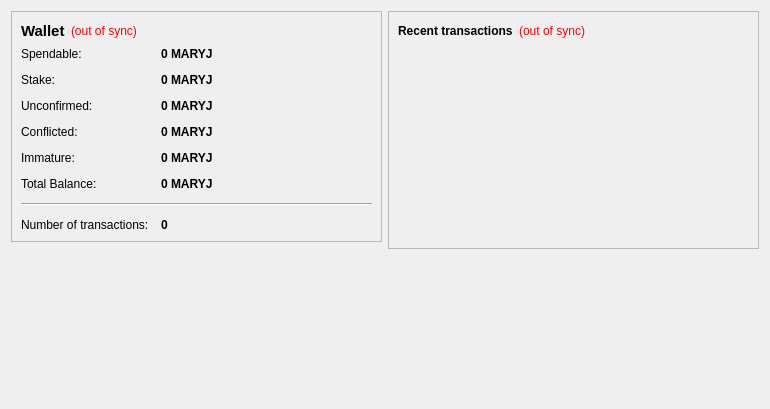
<?xml version="1.0" encoding="UTF-8"?>
<ui version="4.0">
 <class>OverviewPage</class>
 <widget class="QWidget" name="OverviewPage">
  <property name="geometry">
   <rect>
    <x>0</x>
    <y>0</y>
    <width>770</width>
    <height>409</height>
   </rect>
  </property>
  <property name="windowTitle">
   <string>Form</string>
  </property>
  <layout class="QHBoxLayout" name="horizontalLayout" stretch="1,1">
   <item>
    <layout class="QVBoxLayout" name="verticalLayout_2">
     <item>
      <widget class="QFrame" name="frame">
       <property name="frameShape">
        <enum>QFrame::StyledPanel</enum>
       </property>
       <property name="frameShadow">
        <enum>QFrame::Raised</enum>
       </property>
       <layout class="QVBoxLayout" name="verticalLayout_4">
        <item>
         <layout class="QHBoxLayout" name="horizontalLayout_4">
          <item>
           <widget class="QLabel" name="label_5">
            <property name="font">
             <font>
              <pointsize>11</pointsize>
              <weight>75</weight>
              <bold>true</bold>
             </font>
            </property>
            <property name="text">
             <string>Wallet</string>
            </property>
           </widget>
          </item>
          <item>
           <widget class="QLabel" name="labelWalletStatus">
            <property name="toolTip">
             <string>The displayed information may be out of date. Your wallet automatically synchronizes with the MaryJaneCoin network after a connection is established, but this process has not completed yet.</string>
            </property>
            <property name="styleSheet">
             <string notr="true">QLabel { color: red; }</string>
            </property>
            <property name="text">
             <string notr="true">(out of sync)</string>
            </property>
            <property name="alignment">
             <set>Qt::AlignLeading|Qt::AlignLeft|Qt::AlignVCenter</set>
            </property>
           </widget>
          </item>
          <item>
           <spacer name="horizontalSpacer_2">
            <property name="orientation">
             <enum>Qt::Horizontal</enum>
            </property>
            <property name="sizeHint" stdset="0">
             <size>
              <width>40</width>
              <height>20</height>
             </size>
            </property>
           </spacer>
          </item>
         </layout>
        </item>
        <item>
         <layout class="QFormLayout" name="formLayout_2">
          <property name="fieldGrowthPolicy">
           <enum>QFormLayout::AllNonFixedFieldsGrow</enum>
          </property>
          <property name="horizontalSpacing">
           <number>12</number>
          </property>
          <property name="verticalSpacing">
           <number>12</number>
          </property>
          <item row="0" column="0">
           <widget class="QLabel" name="label">
            <property name="text">
             <string>Spendable:</string>
            </property>
           </widget>
          </item>
          <item row="0" column="1">
           <widget class="QLabel" name="labelBalance">
            <property name="font">
             <font>
              <weight>75</weight>
              <bold>true</bold>
             </font>
            </property>
            <property name="cursor">
             <cursorShape>IBeamCursor</cursorShape>
            </property>
            <property name="toolTip">
             <string>Your current spendable balance</string>
            </property>
            <property name="text">
             <string notr="true">0 MARYJ</string>
            </property>
            <property name="textInteractionFlags">
             <set>Qt::LinksAccessibleByMouse|Qt::TextSelectableByKeyboard|Qt::TextSelectableByMouse</set>
            </property>
           </widget>
          </item>
          <item row="1" column="0">
           <widget class="QLabel" name="label_6">
            <property name="text">
             <string>Stake:</string>
            </property>
           </widget>
          </item>
          <item row="1" column="1">
           <widget class="QLabel" name="labelStake">
            <property name="font">
             <font>
              <weight>75</weight>
              <bold>true</bold>
             </font>
            </property>
            <property name="cursor">
             <cursorShape>IBeamCursor</cursorShape>
            </property>
            <property name="toolTip">
             <string>Total of coins that was staked, and do not yet count toward the current balance</string>
            </property>
            <property name="text">
             <string notr="true">0 MARYJ</string>
            </property>
            <property name="textInteractionFlags">
             <set>Qt::LinksAccessibleByMouse|Qt::TextSelectableByKeyboard|Qt::TextSelectableByMouse</set>
            </property>
           </widget>
          </item>
          <item row="2" column="0">
           <widget class="QLabel" name="label_3">
            <property name="text">
             <string>Unconfirmed:</string>
            </property>
           </widget>
          </item>
          <item row="2" column="1">
           <widget class="QLabel" name="labelUnconfirmed">
            <property name="font">
             <font>
              <weight>75</weight>
              <bold>true</bold>
             </font>
            </property>
            <property name="cursor">
             <cursorShape>IBeamCursor</cursorShape>
            </property>
            <property name="toolTip">
             <string>Total of transactions that have yet to be confirmed, and do not yet count toward the current balance</string>
            </property>
            <property name="text">
             <string notr="true">0 MARYJ</string>
            </property>
            <property name="textInteractionFlags">
             <set>Qt::LinksAccessibleByMouse|Qt::TextSelectableByKeyboard|Qt::TextSelectableByMouse</set>
            </property>
           </widget>
          </item>
          <item row="3" column="0">
           <widget class="QLabel" name="labelConflictedText">
            <property name="text">
             <string>Conflicted:</string>
            </property>
           </widget>
          </item>
          <item row="3" column="1">
           <widget class="QLabel" name="labelConflicted">
            <property name="font">
             <font>
              <weight>75</weight>
              <bold>true</bold>
             </font>
            </property>
            <property name="cursor">
             <cursorShape>IBeamCursor</cursorShape>
            </property>
            <property name="toolTip">
             <string>Total of conflicted transactions that never happened. Run repairwallet to clean them up.</string>
            </property>
            <property name="text">
             <string notr="true">0 MARYJ</string>
            </property>
            <property name="textInteractionFlags">
             <set>Qt::LinksAccessibleByMouse|Qt::TextSelectableByKeyboard|Qt::TextSelectableByMouse</set>
            </property>
           </widget>
          </item>
          <item row="4" column="0">
           <widget class="QLabel" name="labelImmatureText">
            <property name="text">
             <string>Immature:</string>
            </property>
           </widget>
          </item>
          <item row="4" column="1">
           <widget class="QLabel" name="labelImmature">
            <property name="font">
             <font>
              <weight>75</weight>
              <bold>true</bold>
             </font>
            </property>
            <property name="toolTip">
             <string>Mined balance that has not yet matured</string>
            </property>
            <property name="text">
             <string notr="true">0 MARYJ</string>
            </property>
            <property name="textInteractionFlags">
             <set>Qt::LinksAccessibleByMouse|Qt::TextSelectableByKeyboard|Qt::TextSelectableByMouse</set>
            </property>
           </widget>
          </item>
          <item row="5" column="0">
           <widget class="QLabel" name="labelTotalText">
            <property name="text">
             <string>Total Balance:</string>
            </property>
           </widget>
          </item>
          <item row="5" column="1">
           <widget class="QLabel" name="labelTotal">
            <property name="font">
             <font>
              <weight>75</weight>
              <bold>true</bold>
             </font>
            </property>
            <property name="toolTip">
             <string>Total Stake and Spendable balance</string>
            </property>
            <property name="text">
             <string notr="true">0 MARYJ</string>
            </property>
            <property name="textInteractionFlags">
             <set>Qt::LinksAccessibleByMouse|Qt::TextSelectableByKeyboard|Qt::TextSelectableByMouse</set>
            </property>
           </widget>
          </item>
          <item row="6" column="0" colspan="2">
           <widget class="Line" name="line">
            <property name="orientation">
             <enum>Qt::Horizontal</enum>
            </property>
           </widget>
          </item>
          <item row="7" column="0">
           <widget class="QLabel" name="labelNumTransactionsText">
            <property name="text">
             <string>Number of transactions:</string>
            </property>
           </widget>
          </item>
          <item row="7" column="1">
           <widget class="QLabel" name="labelNumTransactions">
            <property name="font">
             <font>
              <weight>75</weight>
              <bold>true</bold>
             </font>
            </property>
            <property name="cursor">
             <cursorShape>IBeamCursor</cursorShape>
            </property>
            <property name="toolTip">
             <string>Total number of transactions in wallet</string>
            </property>
            <property name="text">
             <string notr="true">0</string>
            </property>
            <property name="textInteractionFlags">
             <set>Qt::LinksAccessibleByMouse|Qt::TextSelectableByKeyboard|Qt::TextSelectableByMouse</set>
            </property>
           </widget>
          </item>
         </layout>
        </item>
       </layout>
      </widget>
     </item>
     <item>
      <spacer name="verticalSpacer">
       <property name="orientation">
        <enum>Qt::Vertical</enum>
       </property>
       <property name="sizeHint" stdset="0">
        <size>
         <width>20</width>
         <height>40</height>
        </size>
       </property>
      </spacer>
     </item>
     <item>
      <widget class="QLabel" name="label_2">
       <property name="autoFillBackground">
        <bool>false</bool>
       </property>
       <property name="text">
        <string/>
       </property>
       <property name="pixmap">
        <pixmap resource="../bitcoin.qrc">:/icons/coinbg</pixmap>
       </property>
       <property name="scaledContents">
        <bool>false</bool>
       </property>
       <property name="margin">
        <number>0</number>
       </property>
      </widget>
     </item>
    </layout>
   </item>
   <item>
    <layout class="QVBoxLayout" name="verticalLayout_3">
     <item>
      <widget class="QFrame" name="frame_2">
       <property name="frameShape">
        <enum>QFrame::StyledPanel</enum>
       </property>
       <property name="frameShadow">
        <enum>QFrame::Raised</enum>
       </property>
       <layout class="QVBoxLayout" name="verticalLayout">
        <item>
         <layout class="QHBoxLayout" name="horizontalLayout_2">
          <item>
           <widget class="QLabel" name="label_4">
            <property name="text">
             <string>&lt;b&gt;Recent transactions&lt;/b&gt;</string>
            </property>
           </widget>
          </item>
          <item>
           <widget class="QLabel" name="labelTransactionsStatus">
            <property name="toolTip">
             <string>The displayed information may be out of date. Your wallet automatically synchronizes with the MaryJaneCoin network after a connection is established, but this process has not completed yet.</string>
            </property>
            <property name="styleSheet">
             <string notr="true">QLabel { color: red; }</string>
            </property>
            <property name="text">
             <string notr="true">(out of sync)</string>
            </property>
            <property name="alignment">
             <set>Qt::AlignRight|Qt::AlignTrailing|Qt::AlignVCenter</set>
            </property>
           </widget>
          </item>
          <item>
           <spacer name="horizontalSpacer">
            <property name="orientation">
             <enum>Qt::Horizontal</enum>
            </property>
            <property name="sizeHint" stdset="0">
             <size>
              <width>40</width>
              <height>20</height>
             </size>
            </property>
           </spacer>
          </item>
         </layout>
        </item>
        <item>
         <widget class="QListView" name="listTransactions">
          <property name="styleSheet">
           <string notr="true">QListView { background: transparent; }</string>
          </property>
          <property name="frameShape">
           <enum>QFrame::NoFrame</enum>
          </property>
          <property name="verticalScrollBarPolicy">
           <enum>Qt::ScrollBarAlwaysOff</enum>
          </property>
          <property name="horizontalScrollBarPolicy">
           <enum>Qt::ScrollBarAlwaysOff</enum>
          </property>
          <property name="selectionMode">
           <enum>QAbstractItemView::NoSelection</enum>
          </property>
         </widget>
        </item>
       </layout>
      </widget>
     </item>
     <item>
      <spacer name="verticalSpacer_2">
       <property name="orientation">
        <enum>Qt::Vertical</enum>
       </property>
       <property name="sizeHint" stdset="0">
        <size>
         <width>20</width>
         <height>40</height>
        </size>
       </property>
      </spacer>
     </item>
    </layout>
   </item>
  </layout>
 </widget>
 <resources>
  <include location="../bitcoin.qrc"/>
 </resources>
 <connections/>
</ui>
